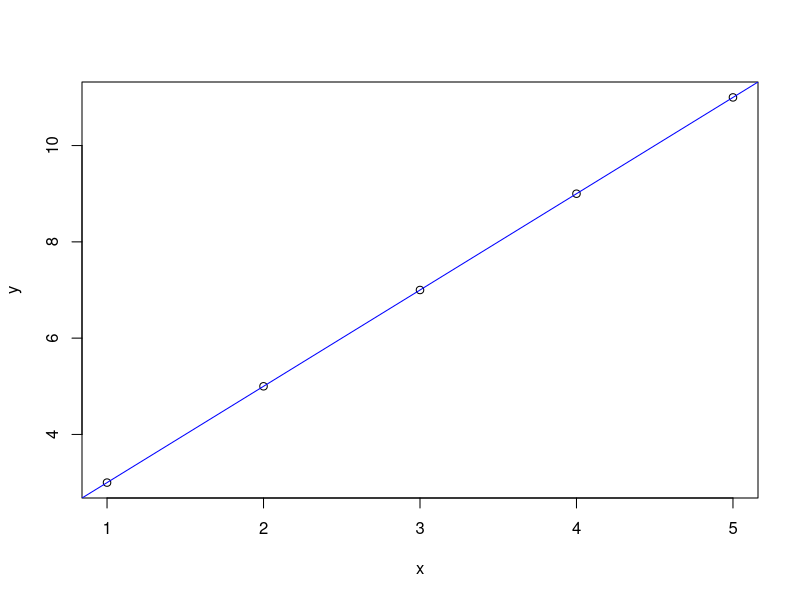

Write R code to recreate this figure.
setwd("/home/anish/Documents/WIN 21-22/CSE3506 EDA/19BCE1278_Anish/L1") 
x<-1:5  
y<-c(3,5,7,9,11) 
data_set=data.frame(x,y)
data_set 
View(data_set) 
str(data_set) 
names(data_set)
plot(x,y) 
LR_result<-lm(y~x) 
LR_result
summary(LR_result) 
abline(LR_result, col="blue") 

x=data.frame(x=6:8) 
R<-predict(LR_result,x) 
R
summary(R)

x=data.frame(x=c(6,7,8))
R1<-predict(LR_result,x)
R1
summary(R1)

